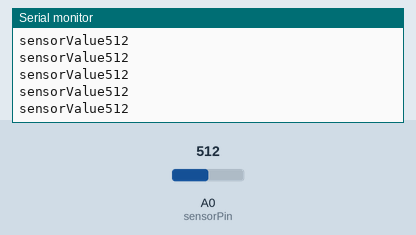
Simulated run of this sketch. Board: Arduino Uno, built with avr-gcc and run on an emulated ATmega328P. Shown: the last lines printed to the serial monitor. Inputs (shaded band) come from the test bench; at power-on: A0 (sensorPin) = 512.

Above: at 1.2 s.
1.3 s: A0 (sensorPin) set to 716
At 1.68 s:
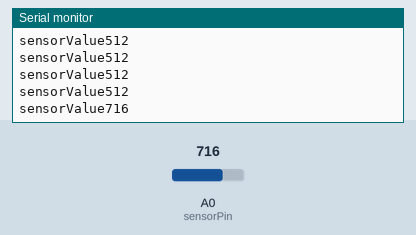
2.8 s: A0 (sensorPin) set to 900
At 2.93 s:
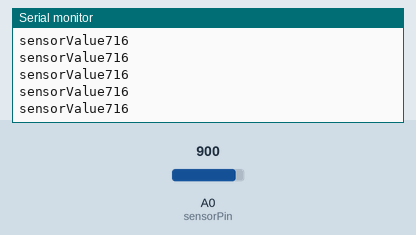
Timing chart, 0 to 5.8 s (numbered marks = the images above; inputs shaded):
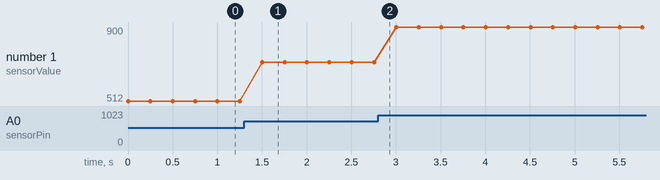

Measured:
- after the input at 1.3 s, the serial monitor: prints a new line after 0.20 s (image 1)
- plotted number 1: 512 → 716 after the input at 1.3 s, 716 → 900 after the input at 2.8 s

The sketch:

ldr.ino
```cpp
int sensorPin=A0;//select the inputpin for LDR
int sensorValue=0;
void setup() {
Serial.begin(9600);
}
void loop(){
sensorValue = analogRead(sensorPin);
Serial.print("sensorValue");
Serial.println(sensorValue);
delay(250);
}
```
